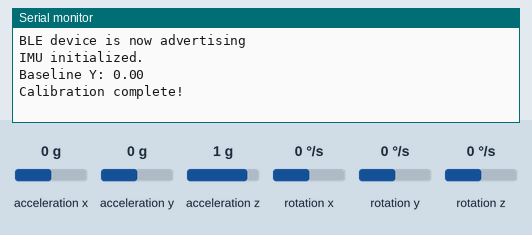
This sketch was run on a simulated Arduino Nano 33 BLE. Parts: the last lines printed to the serial monitor. The test bench sets the inputs (shaded band); at power-on: acceleration x 0 g, acceleration y 0 g, acceleration z 1 g, rotation x 0 °/s, rotation y 0 °/s, rotation z 0 °/s. Nothing arrives over Bluetooth unless stated; a phone connects over Bluetooth LE 3 s after start.

Above: at 2.3 s.
2.4 s: acceleration x set to -1.4 g
At 3.1 s:
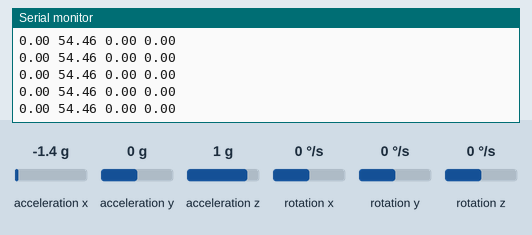
4.5 s: acceleration x set to 0 g
At 5.6 s:
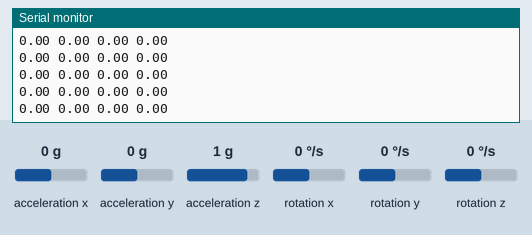
7.5 s: acceleration y set to -1.4 g
At 8.6 s:
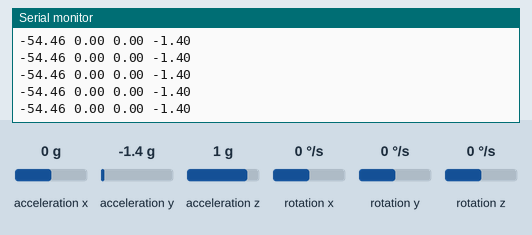
9.0 s: acceleration z set to -1.4 g
At 9.9 s:
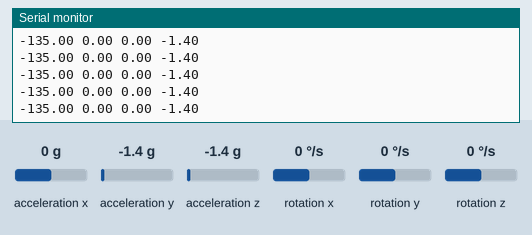
Timing chart, 0 to 10.1 s (numbered marks = the images above; inputs shaded):
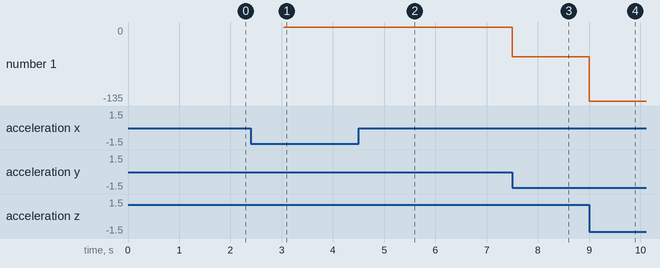

Measured:
- after the input at 2.4 s, the serial monitor: prints a new line after 0.64 s (image 1)
- after the input at 4.5 s, the serial monitor: prints a new line at once (image 2)
- after the input at 7.5 s, the serial monitor: prints a new line at once (image 3)
- after the input at 9.0 s, the serial monitor: prints a new line at once (image 4)
- plotted number 1: 0 → -54.46 after the input at 7.5 s, -54.46 → -135 after the input at 9.0 s

The sketch:

withVertical.ino
```cpp
#include <Arduino_BMI270_BMM150.h>
#include <ArduinoBLE.h>

float roll = 0, pitch = 0, yaw = 0;
const float sensitivity = 0.1;
const float threshold = 0.2;
float baseline_y = 0;

BLEService sensorService("180C");
BLECharacteristic sensorCharacteristic("2A56", BLERead | BLENotify | BLEWrite, 30);

void setup() {
  Serial.begin(9600);
  while (!Serial);

  if (!BLE.begin()) {
    Serial.println("Starting BLE failed!");
    while (1);
  }

  BLE.setLocalName("Nano33BLESense");
  BLE.setAdvertisedService(sensorService);
  sensorService.addCharacteristic(sensorCharacteristic);
  BLE.addService(sensorService);
  BLE.advertise();

  Serial.println("BLE device is now advertising");

  if (!IMU.begin()) {
    Serial.println("Failed to initialize IMU!");
    while (1);
  }
  Serial.println("IMU initialized.");
  calibrateBaseline();
  Serial.println("Calibration complete!");

}


void loop() {
  float x, y, z;

  BLEDevice central = BLE.central();

  if (central) {
    Serial.print("Connected to central: ");
    Serial.println(central.address());

    while (central.connected()) {
      updateAndSendData();
    }

    Serial.print("Disconnected from central: ");
    Serial.println(central.address());
  }


  delay(50); // Adjust delay as needed
}

void calibrateBaseline() {
  float sum_y = 0;
  int samples = 100;

  for (int i = 0; i < samples; i++) {
    float x, y, z;
    if (IMU.accelerationAvailable()) {
      IMU.readAcceleration(x, y, z);
      sum_y += y;
    }
    delay(10);
  }

  baseline_y = sum_y / samples;
  Serial.print("Baseline Y: ");
  Serial.println(baseline_y);
}

void updateAndSendData() {
  float x, y, z;
  float delta_y;

  if (IMU.accelerationAvailable()) {
    IMU.readAcceleration(x, y, z);

    roll = atan2(y, z) * 180.0 / PI;
    pitch = atan2(-x, sqrt(y * y + z * z)) * 180.0 / PI;
    delta_y = y - baseline_y;
  }

  if (IMU.gyroscopeAvailable()) {
    IMU.readGyroscope(x, y, z);

    yaw += z * sensitivity;

    if (yaw > 180) yaw -= 360;
    if (yaw < -180) yaw += 360;
  }

  String data = String(roll) + " " + String(pitch) + " " + String(yaw) + " " + String(delta_y);
  sensorCharacteristic.writeValue(data.c_str());
  Serial.println(data);  // Debug print
}
```
